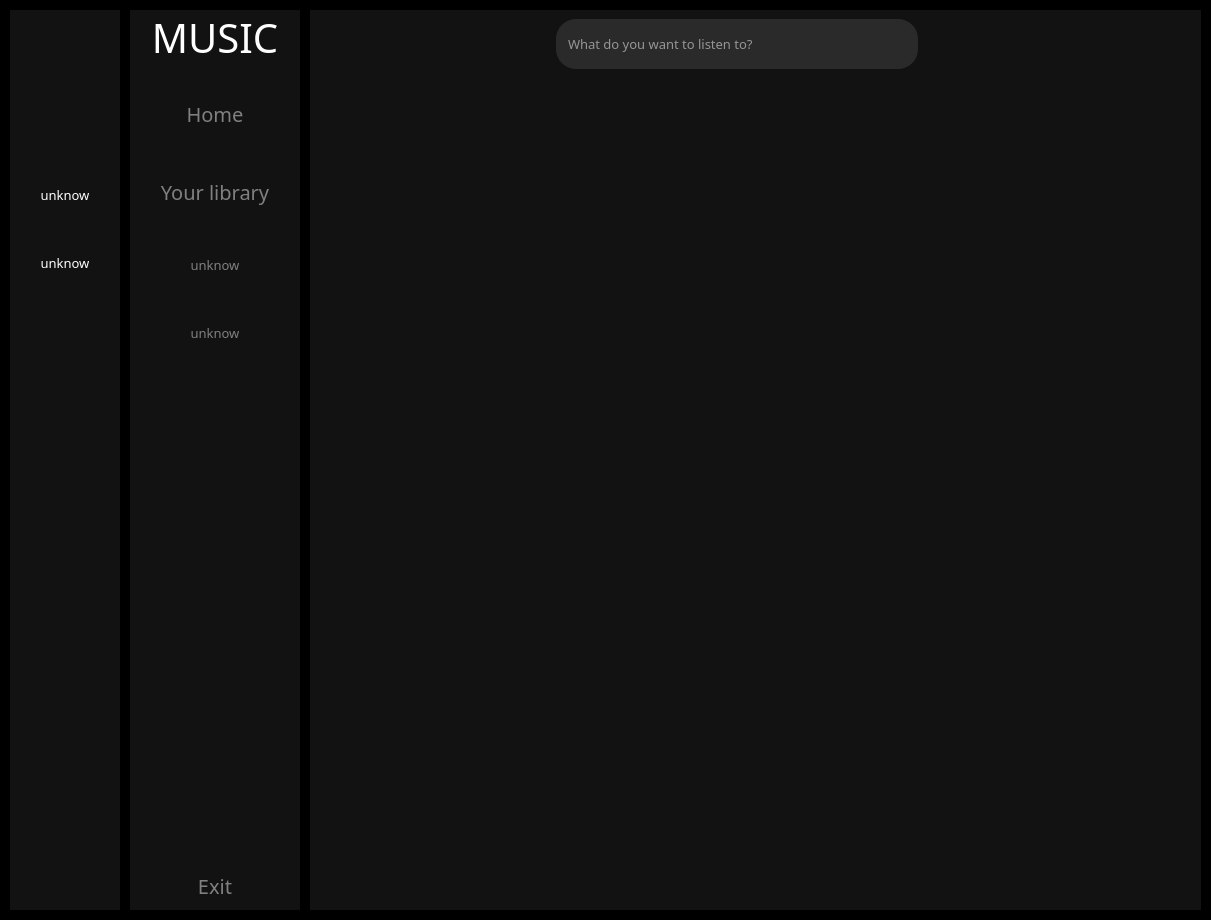
<?xml version="1.0" encoding="UTF-8"?>
<ui version="4.0">
 <class>MainWindow</class>
 <widget class="QMainWindow" name="MainWindow">
  <property name="geometry">
   <rect>
    <x>0</x>
    <y>0</y>
    <width>1211</width>
    <height>920</height>
   </rect>
  </property>
  <property name="font">
   <font>
    <family>Arial Rounded MT Bold</family>
    <pointsize>10</pointsize>
   </font>
  </property>
  <property name="windowTitle">
   <string>MainWindow</string>
  </property>
  <widget class="QWidget" name="centralwidget">
   <property name="styleSheet">
    <string notr="true">*{
border:none;
padding: 0px;
margin:0px;
color:#fff
}

#centralwidget{
background-color: black;
}

#icon_only_widget{
background-color:#121212
}

#full_menu_widget{
background-color:#121212
}

#main_widget {
background-color:#121212;
}

#icon_only_widget QPushButton {
border:none;
padding:10px 30px;
border-radius:10px
}

#icon_only_widget QPushButton:hover {
border-radius:0px;
background-color: rgba(236, 236, 236, 0.1);
}

#full_menu_widget QPushButton {
border:none;
padding:10px 30px;
border-radius:10px;
color:gray
}

#full_menu_widget QPushButton:hover {
border-radius:0px;
background-color: rgba(236, 236, 236, 0.1);
}

#full_menu_widget QPushButton:checked {
color:white;
}

#search_input{
border:none;
padding: 15px 10px;
border-radius: 20px;
background-color: #2A2A2A;
color:white;
}

#search_input:hover {
border: 1px solid gray
}

#search_input:focus {
border: 2px solid white
}

#loginBtn{
background-color:rgb(52,152,219);
padding: 10px 20px;
border-radius: 20px;
color:white;
}

#loginBtn:hover {
border:1px solid black;
color:black;
background-color:white;
}

#signupBtn{
padding: 10px;
color: #606060;
}

#signupBtn:hover{
color:black
}</string>
   </property>
   <layout class="QGridLayout" name="gridLayout">
    <property name="leftMargin">
     <number>10</number>
    </property>
    <property name="topMargin">
     <number>10</number>
    </property>
    <property name="rightMargin">
     <number>10</number>
    </property>
    <property name="bottomMargin">
     <number>10</number>
    </property>
    <property name="spacing">
     <number>10</number>
    </property>
    <item row="0" column="0">
     <widget class="QWidget" name="icon_only_widget" native="true">
      <layout class="QVBoxLayout" name="verticalLayout_3">
       <property name="spacing">
        <number>0</number>
       </property>
       <property name="leftMargin">
        <number>0</number>
       </property>
       <property name="topMargin">
        <number>0</number>
       </property>
       <property name="rightMargin">
        <number>0</number>
       </property>
       <property name="bottomMargin">
        <number>0</number>
       </property>
       <item>
        <layout class="QHBoxLayout" name="logo_layout">
         <property name="spacing">
          <number>0</number>
         </property>
         <property name="bottomMargin">
          <number>0</number>
         </property>
         <item alignment="Qt::AlignVCenter">
          <widget class="QLabel" name="label">
           <property name="minimumSize">
            <size>
             <width>0</width>
             <height>0</height>
            </size>
           </property>
           <property name="maximumSize">
            <size>
             <width>60</width>
             <height>60</height>
            </size>
           </property>
           <property name="font">
            <font>
             <family>Arial Rounded MT Bold</family>
             <pointsize>5</pointsize>
            </font>
           </property>
           <property name="text">
            <string/>
           </property>
           <property name="pixmap">
            <pixmap>resources3.qrc/icons8-music-50.png</pixmap>
           </property>
           <property name="scaledContents">
            <bool>true</bool>
           </property>
           <property name="alignment">
            <set>Qt::AlignCenter</set>
           </property>
           <property name="margin">
            <number>10</number>
           </property>
          </widget>
         </item>
        </layout>
       </item>
       <item>
        <layout class="QVBoxLayout" name="verticalLayout">
         <property name="spacing">
          <number>30</number>
         </property>
         <property name="leftMargin">
          <number>0</number>
         </property>
         <property name="topMargin">
          <number>20</number>
         </property>
         <property name="rightMargin">
          <number>0</number>
         </property>
         <property name="bottomMargin">
          <number>0</number>
         </property>
         <item>
          <widget class="QPushButton" name="home_btn">
           <property name="text">
            <string/>
           </property>
           <property name="icon">
            <iconset>
             <normaloff>resources3.qrc/House.svg</normaloff>resources3.qrc/House.svg</iconset>
           </property>
           <property name="iconSize">
            <size>
             <width>40</width>
             <height>40</height>
            </size>
           </property>
           <property name="checkable">
            <bool>true</bool>
           </property>
           <property name="autoExclusive">
            <bool>true</bool>
           </property>
          </widget>
         </item>
         <item>
          <widget class="QPushButton" name="library_btn">
           <property name="text">
            <string/>
           </property>
           <property name="icon">
            <iconset>
             <normaloff>resources3.qrc/Playlist.svg</normaloff>resources3.qrc/Playlist.svg</iconset>
           </property>
           <property name="iconSize">
            <size>
             <width>40</width>
             <height>40</height>
            </size>
           </property>
           <property name="checkable">
            <bool>true</bool>
           </property>
           <property name="autoExclusive">
            <bool>true</bool>
           </property>
          </widget>
         </item>
         <item>
          <widget class="QPushButton" name="pushButton_4">
           <property name="text">
            <string>unknow</string>
           </property>
           <property name="checkable">
            <bool>true</bool>
           </property>
           <property name="autoExclusive">
            <bool>true</bool>
           </property>
          </widget>
         </item>
         <item>
          <widget class="QPushButton" name="pushButton_5">
           <property name="text">
            <string>unknow</string>
           </property>
           <property name="checkable">
            <bool>true</bool>
           </property>
           <property name="autoExclusive">
            <bool>true</bool>
           </property>
          </widget>
         </item>
        </layout>
       </item>
       <item>
        <spacer name="verticalSpacer">
         <property name="orientation">
          <enum>Qt::Vertical</enum>
         </property>
         <property name="sizeHint" stdset="0">
          <size>
           <width>20</width>
           <height>522</height>
          </size>
         </property>
        </spacer>
       </item>
       <item>
        <widget class="QPushButton" name="exit">
         <property name="text">
          <string/>
         </property>
         <property name="icon">
          <iconset>
           <normaloff>resources3.qrc/icons8-exit-50.png</normaloff>resources3.qrc/icons8-exit-50.png</iconset>
         </property>
         <property name="iconSize">
          <size>
           <width>30</width>
           <height>30</height>
          </size>
         </property>
        </widget>
       </item>
      </layout>
     </widget>
    </item>
    <item row="0" column="1">
     <widget class="QWidget" name="full_menu_widget" native="true">
      <layout class="QVBoxLayout" name="verticalLayout_4">
       <property name="spacing">
        <number>5</number>
       </property>
       <property name="leftMargin">
        <number>0</number>
       </property>
       <property name="topMargin">
        <number>0</number>
       </property>
       <property name="rightMargin">
        <number>0</number>
       </property>
       <property name="bottomMargin">
        <number>0</number>
       </property>
       <item>
        <widget class="QLabel" name="label_3">
         <property name="font">
          <font>
           <family>Arial Rounded MT Bold</family>
           <pointsize>30</pointsize>
          </font>
         </property>
         <property name="text">
          <string>MUSIC</string>
         </property>
         <property name="alignment">
          <set>Qt::AlignCenter</set>
         </property>
         <property name="margin">
          <number>0</number>
         </property>
        </widget>
       </item>
       <item>
        <layout class="QVBoxLayout" name="verticalLayout_2">
         <property name="spacing">
          <number>30</number>
         </property>
         <property name="leftMargin">
          <number>0</number>
         </property>
         <property name="topMargin">
          <number>20</number>
         </property>
         <property name="rightMargin">
          <number>0</number>
         </property>
         <property name="bottomMargin">
          <number>0</number>
         </property>
         <item>
          <widget class="QPushButton" name="home_btn_2">
           <property name="font">
            <font>
             <family>Arial Rounded MT Bold</family>
             <pointsize>15</pointsize>
            </font>
           </property>
           <property name="text">
            <string>Home</string>
           </property>
           <property name="icon">
            <iconset>
             <normaloff>resources3.qrc/House.svg</normaloff>resources3.qrc/House.svg</iconset>
           </property>
           <property name="iconSize">
            <size>
             <width>40</width>
             <height>40</height>
            </size>
           </property>
           <property name="checkable">
            <bool>true</bool>
           </property>
           <property name="autoExclusive">
            <bool>true</bool>
           </property>
          </widget>
         </item>
         <item>
          <widget class="QPushButton" name="library_btn_2">
           <property name="font">
            <font>
             <family>Arial Rounded MT Bold</family>
             <pointsize>15</pointsize>
            </font>
           </property>
           <property name="text">
            <string>Your library</string>
           </property>
           <property name="icon">
            <iconset>
             <normaloff>resources3.qrc/Playlist.svg</normaloff>resources3.qrc/Playlist.svg</iconset>
           </property>
           <property name="iconSize">
            <size>
             <width>40</width>
             <height>40</height>
            </size>
           </property>
           <property name="checkable">
            <bool>true</bool>
           </property>
           <property name="autoExclusive">
            <bool>true</bool>
           </property>
          </widget>
         </item>
         <item>
          <widget class="QPushButton" name="pushButton_10">
           <property name="text">
            <string>unknow</string>
           </property>
           <property name="checkable">
            <bool>true</bool>
           </property>
           <property name="autoExclusive">
            <bool>true</bool>
           </property>
          </widget>
         </item>
         <item>
          <widget class="QPushButton" name="pushButton_11">
           <property name="text">
            <string>unknow</string>
           </property>
           <property name="checkable">
            <bool>true</bool>
           </property>
           <property name="autoExclusive">
            <bool>true</bool>
           </property>
          </widget>
         </item>
        </layout>
       </item>
       <item>
        <spacer name="verticalSpacer_2">
         <property name="orientation">
          <enum>Qt::Vertical</enum>
         </property>
         <property name="sizeHint" stdset="0">
          <size>
           <width>20</width>
           <height>511</height>
          </size>
         </property>
        </spacer>
       </item>
       <item>
        <widget class="QPushButton" name="exit_2">
         <property name="font">
          <font>
           <family>Arial Rounded MT Bold</family>
           <pointsize>15</pointsize>
          </font>
         </property>
         <property name="text">
          <string>Exit</string>
         </property>
         <property name="icon">
          <iconset>
           <normaloff>resources3.qrc/icons8-exit-50.png</normaloff>resources3.qrc/icons8-exit-50.png</iconset>
         </property>
         <property name="iconSize">
          <size>
           <width>30</width>
           <height>30</height>
          </size>
         </property>
        </widget>
       </item>
      </layout>
     </widget>
    </item>
    <item row="0" column="2">
     <widget class="QWidget" name="main_widget" native="true">
      <layout class="QVBoxLayout" name="verticalLayout_5">
       <property name="spacing">
        <number>0</number>
       </property>
       <property name="leftMargin">
        <number>0</number>
       </property>
       <property name="topMargin">
        <number>0</number>
       </property>
       <property name="rightMargin">
        <number>0</number>
       </property>
       <property name="bottomMargin">
        <number>0</number>
       </property>
       <item>
        <widget class="QWidget" name="header_page" native="true">
         <property name="minimumSize">
          <size>
           <width>0</width>
           <height>40</height>
          </size>
         </property>
         <layout class="QVBoxLayout" name="verticalLayout_6">
          <property name="spacing">
           <number>0</number>
          </property>
          <property name="leftMargin">
           <number>0</number>
          </property>
          <property name="topMargin">
           <number>0</number>
          </property>
          <property name="rightMargin">
           <number>0</number>
          </property>
          <property name="bottomMargin">
           <number>0</number>
          </property>
          <item>
           <widget class="QWidget" name="widget" native="true">
            <layout class="QHBoxLayout" name="horizontalLayout_2">
             <item>
              <widget class="QPushButton" name="menu_btn">
               <property name="text">
                <string/>
               </property>
               <property name="icon">
                <iconset>
                 <normaloff>resources3.qrc/icons8-menu-50.png</normaloff>resources3.qrc/icons8-menu-50.png</iconset>
               </property>
               <property name="iconSize">
                <size>
                 <width>40</width>
                 <height>40</height>
                </size>
               </property>
               <property name="checkable">
                <bool>true</bool>
               </property>
              </widget>
             </item>
             <item>
              <spacer name="horizontalSpacer_2">
               <property name="orientation">
                <enum>Qt::Horizontal</enum>
               </property>
               <property name="sizeType">
                <enum>QSizePolicy::Fixed</enum>
               </property>
               <property name="sizeHint" stdset="0">
                <size>
                 <width>200</width>
                 <height>20</height>
                </size>
               </property>
              </spacer>
             </item>
             <item>
              <layout class="QHBoxLayout" name="horizontalLayout">
               <item>
                <widget class="QLineEdit" name="search_input">
                 <property name="minimumSize">
                  <size>
                   <width>0</width>
                   <height>0</height>
                  </size>
                 </property>
                 <property name="font">
                  <font>
                   <family>Arial Rounded MT Bold</family>
                   <pointsize>10</pointsize>
                  </font>
                 </property>
                 <property name="placeholderText">
                  <string>What do you want to listen to?</string>
                 </property>
                </widget>
               </item>
               <item>
                <widget class="QPushButton" name="search_btn">
                 <property name="text">
                  <string/>
                 </property>
                 <property name="icon">
                  <iconset>
                   <normaloff>resources3.qrc/icons8-search-50.png</normaloff>resources3.qrc/icons8-search-50.png</iconset>
                 </property>
                 <property name="iconSize">
                  <size>
                   <width>40</width>
                   <height>40</height>
                  </size>
                 </property>
                </widget>
               </item>
              </layout>
             </item>
             <item>
              <spacer name="horizontalSpacer">
               <property name="orientation">
                <enum>Qt::Horizontal</enum>
               </property>
               <property name="sizeType">
                <enum>QSizePolicy::Fixed</enum>
               </property>
               <property name="sizeHint" stdset="0">
                <size>
                 <width>200</width>
                 <height>20</height>
                </size>
               </property>
              </spacer>
             </item>
             <item>
              <widget class="QPushButton" name="profile_btn">
               <property name="text">
                <string/>
               </property>
               <property name="icon">
                <iconset>
                 <normaloff>resources3.qrc/icons8-male-user-50.png</normaloff>resources3.qrc/icons8-male-user-50.png</iconset>
               </property>
               <property name="iconSize">
                <size>
                 <width>40</width>
                 <height>40</height>
                </size>
               </property>
              </widget>
             </item>
            </layout>
           </widget>
          </item>
          <item>
           <widget class="QWidget" name="widget_2" native="true">
            <layout class="QVBoxLayout" name="verticalLayout_7">
             <item>
              <widget class="QStackedWidget" name="stackedWidget">
               <widget class="QWidget" name="page"/>
               <widget class="QWidget" name="page_2"/>
              </widget>
             </item>
            </layout>
           </widget>
          </item>
         </layout>
        </widget>
       </item>
      </layout>
     </widget>
    </item>
   </layout>
  </widget>
 </widget>
 <resources/>
 <connections>
  <connection>
   <sender>menu_btn</sender>
   <signal>toggled(bool)</signal>
   <receiver>icon_only_widget</receiver>
   <slot>setVisible(bool)</slot>
   <hints>
    <hint type="sourcelabel">
     <x>352</x>
     <y>19</y>
    </hint>
    <hint type="destinationlabel">
     <x>23</x>
     <y>800</y>
    </hint>
   </hints>
  </connection>
  <connection>
   <sender>menu_btn</sender>
   <signal>toggled(bool)</signal>
   <receiver>full_menu_widget</receiver>
   <slot>setHidden(bool)</slot>
   <hints>
    <hint type="sourcelabel">
     <x>365</x>
     <y>18</y>
    </hint>
    <hint type="destinationlabel">
     <x>339</x>
     <y>412</y>
    </hint>
   </hints>
  </connection>
  <connection>
   <sender>home_btn</sender>
   <signal>toggled(bool)</signal>
   <receiver>home_btn_2</receiver>
   <slot>setChecked(bool)</slot>
   <hints>
    <hint type="sourcelabel">
     <x>48</x>
     <y>86</y>
    </hint>
    <hint type="destinationlabel">
     <x>198</x>
     <y>67</y>
    </hint>
   </hints>
  </connection>
  <connection>
   <sender>home_btn_2</sender>
   <signal>toggled(bool)</signal>
   <receiver>home_btn</receiver>
   <slot>setChecked(bool)</slot>
   <hints>
    <hint type="sourcelabel">
     <x>117</x>
     <y>96</y>
    </hint>
    <hint type="destinationlabel">
     <x>71</x>
     <y>103</y>
    </hint>
   </hints>
  </connection>
  <connection>
   <sender>library_btn</sender>
   <signal>toggled(bool)</signal>
   <receiver>library_btn_2</receiver>
   <slot>setChecked(bool)</slot>
   <hints>
    <hint type="sourcelabel">
     <x>70</x>
     <y>238</y>
    </hint>
    <hint type="destinationlabel">
     <x>182</x>
     <y>234</y>
    </hint>
   </hints>
  </connection>
  <connection>
   <sender>library_btn_2</sender>
   <signal>toggled(bool)</signal>
   <receiver>library_btn</receiver>
   <slot>setChecked(bool)</slot>
   <hints>
    <hint type="sourcelabel">
     <x>120</x>
     <y>261</y>
    </hint>
    <hint type="destinationlabel">
     <x>76</x>
     <y>265</y>
    </hint>
   </hints>
  </connection>
 </connections>
</ui>
